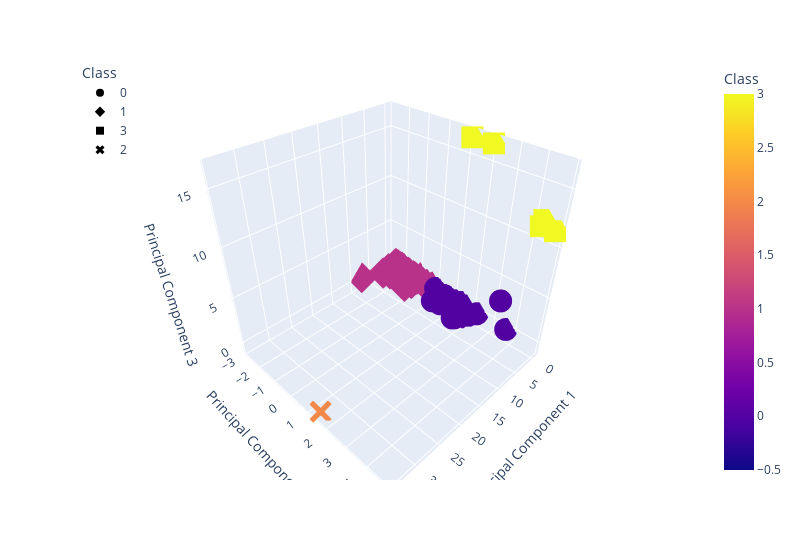

Notebook code for this chart:
### Markdown cell above
### Deliverable 4: Visualizing Cryptocurrencies Results

#### 3D-Scatter with Clusters

### Code cell
# Creating a 3D-Scatter with the PCA data and the clusters


fig = px.scatter_3d(clustered_df,
     x="Principal Component 1",
     y="Principal Component 2",
     z="Principal Component 3",
     color="Class", symbol="Class",
     width=800, hover_name='CoinName', hover_data=['Algorithm'])
fig.update_layout(legend=dict(x=0, y=1))
fig.show()

### Figure 1 — Plotly figure (JSON) as saved in the notebook; plotly's stock layout.template omitted (floating-point values rounded to 4 significant figures; data arrays with more than 128 entries replaced by an {"elided": "..."} marker saying what was removed)
{"data": [{"customdata": {"elided": "287x1 str values"}, "hovertemplate": "<b>%{hovertext}</b><br><br>Class=%{marker.color}<br>Principal Component 1=%{x}<br>Principal Component 2=%{y}<br>Principal Component 3=%{z}<br>Algorithm=%{customdata[0]}<extra></extra>", "hovertext": {"elided": "287 str values"}, "legendgroup": "0", "marker": {"color": {"elided": "287 int values"}, "coloraxis": "coloraxis", "symbol": "circle"}, "mode": "markers", "name": "0", "scene": "scene", "showlegend": true, "type": "scatter3d", "x": {"elided": "287 float values"}, "y": {"elided": "287 float values"}, "z": {"elided": "287 float values"}}, {"customdata": {"elided": "239x1 str values"}, "hovertemplate": "<b>%{hovertext}</b><br><br>Class=%{marker.color}<br>Principal Component 1=%{x}<br>Principal Component 2=%{y}<br>Principal Component 3=%{z}<br>Algorithm=%{customdata[0]}<extra></extra>", "hovertext": {"elided": "239 str values"}, "legendgroup": "1", "marker": {"color": {"elided": "239 int values"}, "coloraxis": "coloraxis", "symbol": "diamond"}, "mode": "markers", "name": "1", "scene": "scene", "showlegend": true, "type": "scatter3d", "x": {"elided": "239 float values"}, "y": {"elided": "239 float values"}, "z": {"elided": "239 float values"}}, {"customdata": [["Proof-of-BibleHash"], ["SHA-256 + Hive"], ["Proof-of-Authority"], ["ECC 256K1"], ["Leased POS"]], "hovertemplate": "<b>%{hovertext}</b><br><br>Class=%{marker.color}<br>Principal Component 1=%{x}<br>Principal Component 2=%{y}<br>Principal Component 3=%{z}<br>Algorithm=%{customdata[0]}<extra></extra>", "hovertext": ["BiblePay", "LitecoinCash", "Poa Network", "Acute Angle Cloud", "Waves"], "legendgroup": "3", "marker": {"color": [3, 3, 3, 3, 3], "coloraxis": "coloraxis", "symbol": "square"}, "mode": "markers", "name": "3", "scene": "scene", "showlegend": true, "type": "scatter3d", "x": [-0.2213, -0.3503, -0.416, -0.3629, -0.3769], "y": [4.855, 1.199, 4.393, 4.318, 2.09], "z": [11.57, 16.63, 12.06, 11.46, 16.69]}, {"customdata": [["TRC10"]], "hovertemplate": "<b>%{hovertext}</b><br><br>Class=%{marker.color}<br>Principal Component 1=%{x}<br>Principal Component 2=%{y}<br>Principal Component 3=%{z}<br>Algorithm=%{customdata[0]}<extra></extra>", "hovertext": ["BitTorrent"], "legendgroup": "2", "marker": {"color": [2], "coloraxis": "coloraxis", "symbol": "x"}, "mode": "markers", "name": "2", "scene": "scene", "showlegend": true, "type": "scatter3d", "x": [34.07], "y": [1.447], "z": [-0.8819]}], "layout": {"coloraxis": {"colorbar": {"title": {"text": "Class"}}, "colorscale": [[0, "#0d0887"], [0.1111, "#46039f"], [0.2222, "#7201a8"], [0.3333, "#9c179e"], [0.4444, "#bd3786"], [0.5556, "#d8576b"], [0.6667, "#ed7953"], [0.7778, "#fb9f3a"], [0.8889, "#fdca26"], [1, "#f0f921"]]}, "legend": {"title": {"text": "Class"}, "tracegroupgap": 0, "x": 0, "y": 1}, "margin": {"t": 60}, "scene": {"domain": {"x": [0, 1], "y": [0, 1]}, "xaxis": {"title": {"text": "Principal Component 1"}}, "yaxis": {"title": {"text": "Principal Component 2"}}, "zaxis": {"title": {"text": "Principal Component 3"}}}, "width": 800}}
